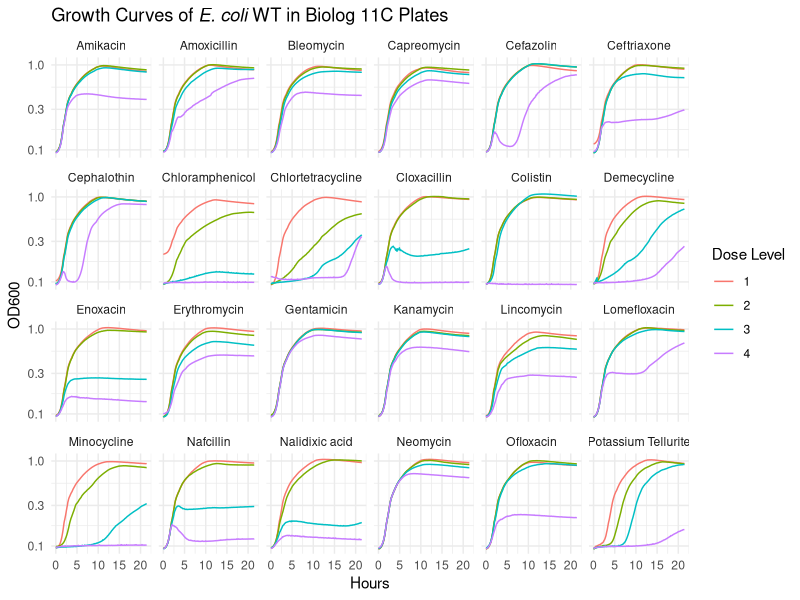

The R script that drew this image:
library(tidyverse) # Load tidyverse for data manipulation and visualization
library(data.table) # Load data.table for fast and efficient data manipulation
library(ggtext) # Load markdown for formatting text (e.g., italicizing species names)

# Read the data file and perform some initial data transformations
data <- fread("Followups/proQ/Growth_curves/ECO_proQ_delta_biolog_11C_20241125.tsv") %>%
  select(-`Cycle Nr.`, -`Temp. [°C]`) %>%
  rename(Seconds = `Time [s]`) %>%
  melt(
    id.vars = "Seconds",
    variable.name = "Well",
    value.name = "OD600"
  )

biolog_conditions <- fread("Followups/proQ/Growth_curves/Biolog_11C.tsv")

# Create a growth curve plot to visualize OD600 over time
growth_curve_plot <- data %>%
  inner_join(biolog_conditions, by = c("Well" = "Well")) %>%
  mutate(
    `Dose Level` = factor(`Dose`),
    Hours = Seconds / 60 / 60
  ) %>%
  ggplot(
    aes(
      x = Hours,
      y = OD600,
      color = `Dose Level`
    )
  ) +
  scale_y_log10() + # Log-transform the y-axis to better visualize growth differences
  geom_line() +
  facet_wrap(~Chemical, nrow = 4) +
  theme_minimal() +
  theme(
    plot.title = element_markdown() # Enable markdown in the plot title
  ) +
  ggtitle("Growth Curves of *E. coli* WT in Biolog 11C Plates")

print(growth_curve_plot)
